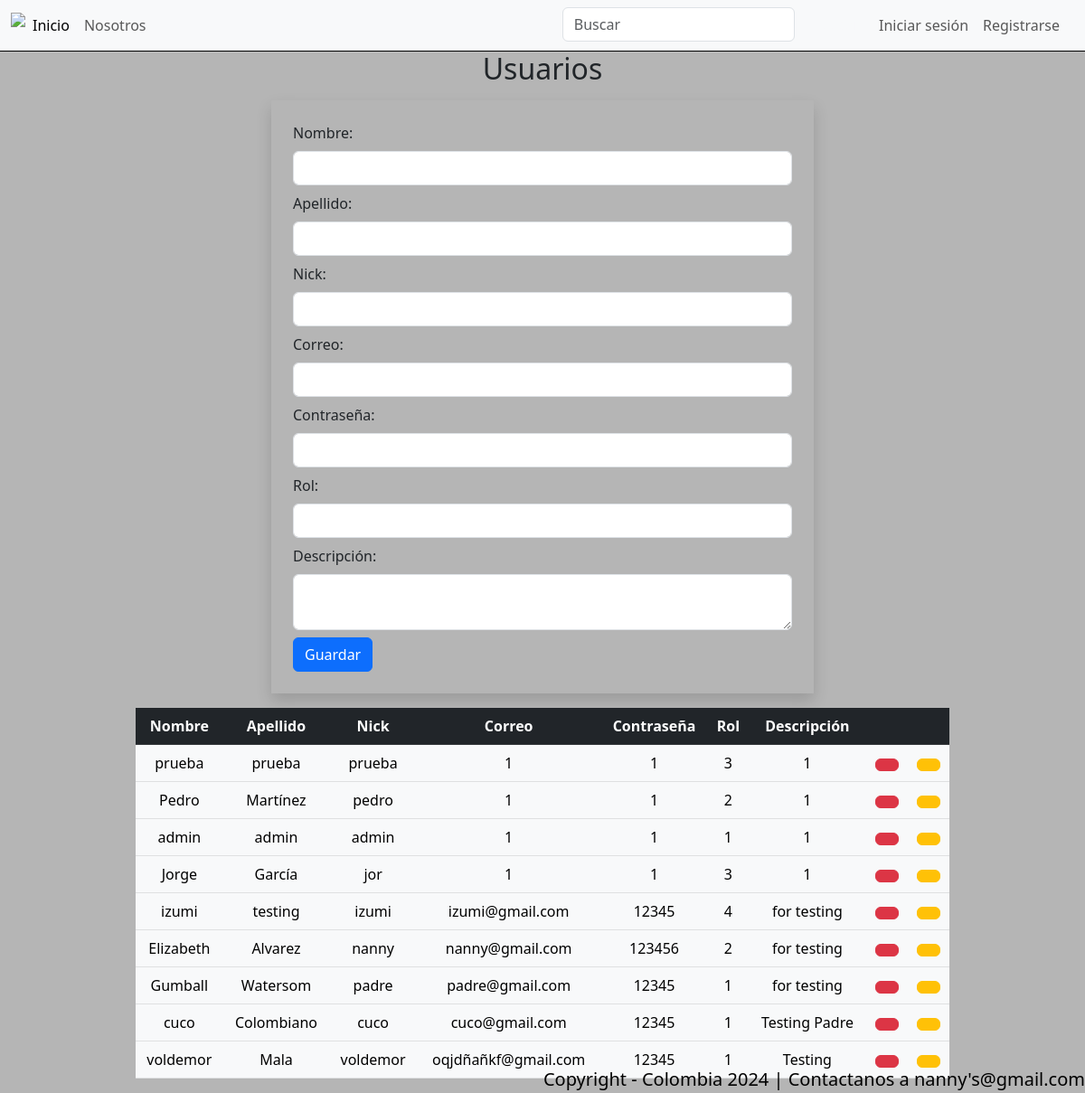
Screenshot of /usuarios/ with the database file from the repository.
### tienda/models.py (models this page shows, shortened)
class Usuario(models.Model):
    ROLES = (
		(1, 'Padre'),
		(2, 'Nanny'),
		(3, 'Ninos/Abuelos'),
        (4, 'Administrador')
	)
    nombre = models.CharField(max_length=30)
    apellido = models.CharField(max_length=30)
    nick = models.CharField(max_length=50)
    foto = models.ImageField(null=True, blank=True, upload_to='fotos', default="fotos/default.png")
    correo= models.CharField(max_length=30)
    password= models.CharField(max_length=15)
    rol = models.IntegerField(choices=ROLES, default=1)
    descripcion = models.CharField(max_length=200)

### tienda/views.py (the view)
# urls.py: path('usuarios/', views.usuarios, name='usuarios'),
def usuarios(request):
    usuarios = Usuario.objects.all()
    return render(request, "tienda/crud/usuarios.html", {
        'usuarios': usuarios
    })

### tienda/templates/tienda/crud/usuarios.html (shortened to what this page needs)
{% extends 'tienda/base.html' %}
{% load static %}
{% block contenedor %}
    <h2 class="text-center">Usuarios</h2>
    <form class="w-50 shadow mx-auto p-4 m-3" method="post" action="{% url 'tienda:guardar_usuario' %}">
        Nombre: <input type="text" name="nombre" class="form-control my-2" required>
        Apellido: <input type="text" name="apellido" class="form-control my-2" required>
        Nick: <input type="text" name="nick" class="form-control my-2" required>
        Correo: <input type="text" name="correo" class="form-control my-2" required>
        Contraseña: <input type="text" name="password" class="form-control my-2" required>
        Rol: <input type="text" name="rol" class="form-control my-2" required>
        Descripción:
        <textarea class="form-control my-2" name="descripcion"  >
        </textarea>
        <input type="submit" value="Guardar" class="btn btn-primary">
    </form>
    <table class="table table-light w-75 mx-auto text-center">
        <tr class="table-dark">
            <th>Nombre</th>
            <th>Apellido</th>
            <th>Nick</th>
            <th>Correo</th>
            <th>Contraseña</th>
            <th>Rol</th>
            <th>Descripción</th>
            <th colspan="2"></th>
        </tr>
    {% for usuarios in usuarios %}
        <tr>
            <td>{{ usuarios.nombre }}</td>
            <td>{{ usuarios.apellido }}</td>
            <td>{{ usuarios.nick }}</td>
            <td>{{ usuarios.correo }}</td>
            <td>{{ usuarios.password }}</td>
            <td>{{ usuarios.rol }}</td>
            <td>{{ usuarios.descripcion }}</td>
            <td>
                <form action="{% url 'tienda:eliminar_usuario' usuarios.id %}" method="post">
                    <button class="btn btn-danger "onclick="return confirm('¿Deseas eliminar este usuario?')">
                    </button>
                </form>
            </td>
            <td>
                <form action="{% url 'tienda:detalle_usuario' usuarios.id %}" method="post">
                    <button class="btn btn-warning">
                    </button>
                </form>
            </td>
        </tr>
    {% endfor %}
    </table>
{% endblock %}

### rows the page displays
Usuario: nombre "prueba", apellido "prueba", nick "prueba", correo "1", password "1", rol "3", descripcion "1"
Usuario: nombre "Pedro", apellido "Martínez", nick "pedro", correo "1", password "1", rol "2", descripcion "1"
Usuario: nombre "admin", apellido "admin", nick "admin", correo "1", password "1", rol "1", descripcion "1"
Usuario: nombre "Jorge", apellido "García", nick "jor", correo "1", password "1", rol "3", descripcion "1"
Usuario: nombre "izumi", apellido "testing", nick "izumi", correo "izumi@gmail.com", password "12345", rol "4", descripcion "for testing"
Usuario: nombre "Elizabeth", apellido "Alvarez", nick "nanny", correo "nanny@gmail.com", password "123456", rol "2", descripcion "for testing"
Usuario: nombre "Gumball", apellido "Watersom", nick "padre", correo "padre@gmail.com", password "12345", rol "1", descripcion "for testing"
Usuario: nombre "cuco", apellido "Colombiano", nick "cuco", correo "cuco@gmail.com", password "12345", rol "1", descripcion "Testing Padre"
Usuario: nombre "voldemor", apellido "Mala", nick "voldemor", correo "oqjdñañkf@gmail.com", password "12345", rol "1", descripcion "Testing"
